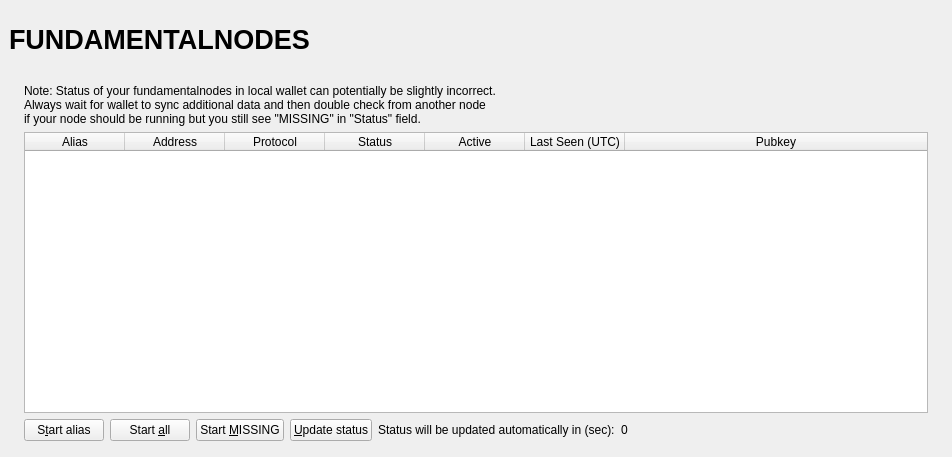
<?xml version="1.0" encoding="UTF-8"?>
<ui version="4.0">
 <class>FundamentalnodeList</class>
 <widget class="QWidget" name="FundamentalnodeList">
  <property name="geometry">
   <rect>
    <x>0</x>
    <y>0</y>
    <width>723</width>
    <height>457</height>
   </rect>
  </property>
  <property name="windowTitle">
   <string>Form</string>
  </property>
  <layout class="QVBoxLayout" name="topLayout" stretch="0">
   <property name="leftMargin">
    <number>9</number>
   </property>
   <property name="topMargin">
    <number>9</number>
   </property>
   <property name="rightMargin">
    <number>9</number>
   </property>
   <property name="bottomMargin">
    <number>9</number>
   </property>
   <item>
    <layout class="QVBoxLayout" name="verticalLayout_Master" stretch="0,1">
     <property name="spacing">
      <number>0</number>
     </property>
     <item>
      <widget class="QFrame" name="frame_Header">
       <layout class="QVBoxLayout" name="verticalLayout_4">
        <property name="leftMargin">
         <number>0</number>
        </property>
        <property name="topMargin">
         <number>0</number>
        </property>
        <property name="rightMargin">
         <number>0</number>
        </property>
        <property name="bottomMargin">
         <number>0</number>
        </property>
        <item>
         <layout class="QHBoxLayout" name="horizontalLayout_Header" stretch="1,0,1">
          <item>
           <widget class="QLabel" name="labelOverviewHeaderLeft">
            <property name="minimumSize">
             <size>
              <width>464</width>
              <height>60</height>
             </size>
            </property>
            <property name="maximumSize">
             <size>
              <width>16777215</width>
              <height>60</height>
             </size>
            </property>
            <property name="font">
             <font>
              <pointsize>20</pointsize>
              <weight>75</weight>
              <bold>true</bold>
             </font>
            </property>
            <property name="text">
             <string>FUNDAMENTALNODES</string>
            </property>
           </widget>
          </item>
          <item>
           <spacer name="horizontalSpacer">
            <property name="orientation">
             <enum>Qt::Horizontal</enum>
            </property>
            <property name="sizeHint" stdset="0">
             <size>
              <width>40</width>
              <height>20</height>
             </size>
            </property>
           </spacer>
          </item>
          <item>
           <widget class="QLabel" name="labelOverviewHeaderRight">
            <property name="minimumSize">
             <size>
              <width>464</width>
              <height>60</height>
             </size>
            </property>
            <property name="maximumSize">
             <size>
              <width>16777215</width>
              <height>60</height>
             </size>
            </property>
            <property name="font">
             <font>
              <pointsize>14</pointsize>
             </font>
            </property>
            <property name="text">
             <string/>
            </property>
            <property name="alignment">
             <set>Qt::AlignRight|Qt::AlignTrailing|Qt::AlignVCenter</set>
            </property>
           </widget>
          </item>
         </layout>
        </item>
       </layout>
      </widget>
     </item>
     <item>
      <widget class="QFrame" name="frame_BG">
       <layout class="QVBoxLayout" name="verticalLayout_3">
        <property name="leftMargin">
         <number>6</number>
        </property>
        <property name="topMargin">
         <number>6</number>
        </property>
        <property name="rightMargin">
         <number>6</number>
        </property>
        <property name="bottomMargin">
         <number>6</number>
        </property>
        <item>
         <widget class="QFrame" name="frame_Content">
          <layout class="QVBoxLayout" name="verticalLayout">
           <property name="spacing">
            <number>0</number>
           </property>
           <property name="leftMargin">
            <number>0</number>
           </property>
           <property name="topMargin">
            <number>0</number>
           </property>
           <property name="rightMargin">
            <number>0</number>
           </property>
           <property name="bottomMargin">
            <number>0</number>
           </property>
           <item>
            <layout class="QGridLayout" name="gridLayout_2">
             <property name="spacing">
              <number>2</number>
             </property>
             <item row="0" column="0">
              <widget class="QFrame" name="frameList">
               <layout class="QVBoxLayout" name="verticalLayout_2">
                <property name="bottomMargin">
                 <number>1</number>
                </property>
                <item>
                 <layout class="QHBoxLayout" name="horizontalLayout_note">
                  <property name="bottomMargin">
                   <number>0</number>
                  </property>
                  <item>
                   <widget class="QLabel" name="updateNote">
                    <property name="text">
                     <string>Note: Status of your fundamentalnodes in local wallet can potentially be slightly incorrect.&lt;br /&gt;Always wait for wallet to sync additional data and then double check from another node&lt;br /&gt;if your node should be running but you still see &quot;MISSING&quot; in &quot;Status&quot; field.</string>
                    </property>
                   </widget>
                  </item>
                 </layout>
                </item>
                <item>
                 <widget class="QTableWidget" name="tableWidgetMyFundamentalnodes">
                  <property name="minimumSize">
                   <size>
                    <width>695</width>
                    <height>0</height>
                   </size>
                  </property>
                  <property name="palette">
                   <palette>
                    <active>
                     <colorrole role="Text">
                      <brush brushstyle="SolidPattern">
                       <color alpha="255">
                        <red>51</red>
                        <green>51</green>
                        <blue>51</blue>
                       </color>
                      </brush>
                     </colorrole>
                    </active>
                    <inactive>
                     <colorrole role="Text">
                      <brush brushstyle="SolidPattern">
                       <color alpha="255">
                        <red>51</red>
                        <green>51</green>
                        <blue>51</blue>
                       </color>
                      </brush>
                     </colorrole>
                    </inactive>
                    <disabled>
                     <colorrole role="Text">
                      <brush brushstyle="SolidPattern">
                       <color alpha="255">
                        <red>85</red>
                        <green>85</green>
                        <blue>85</blue>
                       </color>
                      </brush>
                     </colorrole>
                    </disabled>
                   </palette>
                  </property>
                  <property name="editTriggers">
                   <set>QAbstractItemView::NoEditTriggers</set>
                  </property>
                  <property name="alternatingRowColors">
                   <bool>true</bool>
                  </property>
                  <property name="selectionMode">
                   <enum>QAbstractItemView::SingleSelection</enum>
                  </property>
                  <property name="selectionBehavior">
                   <enum>QAbstractItemView::SelectRows</enum>
                  </property>
                  <property name="sortingEnabled">
                   <bool>true</bool>
                  </property>
                  <attribute name="horizontalHeaderStretchLastSection">
                   <bool>true</bool>
                  </attribute>
                  <column>
                   <property name="text">
                    <string>Alias</string>
                   </property>
                  </column>
                  <column>
                   <property name="text">
                    <string>Address</string>
                   </property>
                  </column>
                  <column>
                   <property name="text">
                    <string>Protocol</string>
                   </property>
                  </column>
                  <column>
                   <property name="text">
                    <string>Status</string>
                   </property>
                  </column>
                  <column>
                   <property name="text">
                    <string>Active</string>
                   </property>
                  </column>
                  <column>
                   <property name="text">
                    <string>Last Seen (UTC)</string>
                   </property>
                  </column>
                  <column>
                   <property name="text">
                    <string>Pubkey</string>
                   </property>
                  </column>
                 </widget>
                </item>
                <item>
                 <layout class="QHBoxLayout" name="horizontalLayout_5">
                  <property name="bottomMargin">
                   <number>0</number>
                  </property>
                  <item>
                   <widget class="QPushButton" name="startButton">
                    <property name="text">
                     <string>S&amp;tart alias</string>
                    </property>
                   </widget>
                  </item>
                  <item>
                   <widget class="QPushButton" name="startAllButton">
                    <property name="text">
                     <string>Start &amp;all</string>
                    </property>
                   </widget>
                  </item>
                  <item>
                   <widget class="QPushButton" name="startMissingButton">
                    <property name="text">
                     <string>Start &amp;MISSING</string>
                    </property>
                   </widget>
                  </item>
                  <item>
                   <widget class="QPushButton" name="UpdateButton">
                    <property name="text">
                     <string>&amp;Update status</string>
                    </property>
                   </widget>
                  </item>
                  <item>
                   <widget class="QLabel" name="autoupdate_label">
                    <property name="text">
                     <string>Status will be updated automatically in (sec):</string>
                    </property>
                   </widget>
                  </item>
                  <item>
                   <widget class="QLabel" name="secondsLabel">
                    <property name="text">
                     <string>0</string>
                    </property>
                   </widget>
                  </item>
                  <item>
                   <spacer name="horizontalSpacer_5">
                    <property name="orientation">
                     <enum>Qt::Horizontal</enum>
                    </property>
                    <property name="sizeHint" stdset="0">
                     <size>
                      <width>40</width>
                      <height>20</height>
                     </size>
                    </property>
                   </spacer>
                  </item>
                 </layout>
                </item>
               </layout>
              </widget>
             </item>
            </layout>
           </item>
          </layout>
         </widget>
        </item>
       </layout>
      </widget>
     </item>
    </layout>
   </item>
  </layout>
 </widget>
 <resources/>
 <connections/>
</ui>
